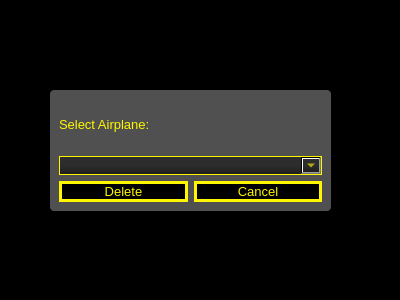
<?xml version="1.0" encoding="UTF-8"?>
<ui version="4.0">
 <class>DeleteAirplane</class>
 <widget class="QDialog" name="DeleteAirplane">
  <property name="geometry">
   <rect>
    <x>0</x>
    <y>0</y>
    <width>400</width>
    <height>300</height>
   </rect>
  </property>
  <property name="windowTitle">
   <string>Dialog</string>
  </property>
  <property name="styleSheet">
   <string notr="true">* {
	font-size: 10pt;
}

QDialog {
	
	background-color: rgb(0, 0, 0);
}

QLabel {
	color: rgb(255, 246, 0);
}

QPushButton {
	background-color: rgb(0, 0, 0);
	color: rgb(255, 246, 0);
	border: 3px solid #fff600;
}

QPushButton:hover {
	background-color: #fff600;
	color: black;
}

QComboBox {
	
	background-color: qlineargradient(spread:pad, x1:0.517, y1:0, x2:0.517, y2:1, stop:0 rgba(45, 45, 45, 255), stop:0.505682 rgba(45, 45, 45, 255), stop:1 rgba(29, 29, 29, 255));
	border: 1px solid #fff600;
	color: #fff600;
}

QComboBox::down-arrow {
	
	image: url(:/img/arrow-down.png);
}

QComboBox::down-arrow:on { /* shift the arrow when popup is open */
    top: 1px;
    left: 1px;
}

QComboBox:on { /* shift the text when the popup opens */
    padding-top: 3px;
    padding-left: 4px;
}

QComboBox::drop-down {
    width: 20px;
}


#frame {
	
	background-color: rgb(255, 255, 255, 80);
	border-radius: 4px;
}
</string>
  </property>
  <widget class="QFrame" name="frame">
   <property name="geometry">
    <rect>
     <x>50</x>
     <y>90</y>
     <width>281</width>
     <height>121</height>
    </rect>
   </property>
   <property name="frameShape">
    <enum>QFrame::StyledPanel</enum>
   </property>
   <property name="frameShadow">
    <enum>QFrame::Raised</enum>
   </property>
   <layout class="QVBoxLayout" name="verticalLayout_2">
    <item>
     <layout class="QVBoxLayout" name="verticalLayout">
      <item>
       <widget class="QLabel" name="lbl">
        <property name="text">
         <string>Select Airplane:</string>
        </property>
       </widget>
      </item>
      <item>
       <widget class="QComboBox" name="comboBox"/>
      </item>
     </layout>
    </item>
    <item>
     <layout class="QHBoxLayout" name="horizontalLayout_3">
      <item>
       <widget class="QPushButton" name="btnSubmit">
        <property name="text">
         <string>Delete</string>
        </property>
       </widget>
      </item>
      <item>
       <widget class="QPushButton" name="btnCancel">
        <property name="text">
         <string>Cancel</string>
        </property>
       </widget>
      </item>
     </layout>
    </item>
   </layout>
  </widget>
 </widget>
 <resources/>
 <connections/>
</ui>
